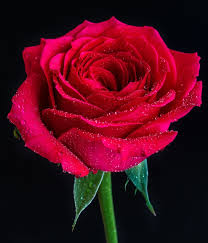
#> input picture flower_dataset/rose/rose_1.jpeg, 208 x 243 px; its folder holds only this picture in this run
$ python roses_and_sunflowers.py
#> lines starting #> are read from the running program, lines starting #| are printed output that depends on the picture
import os
import shutil
import numpy as np
import pandas as pd
from PIL import Image, ImageDraw
from sklearn.linear_model import LogisticRegression
from sklearn.metrics import accuracy_score, classification_report
from sklearn.model_selection import train_test_split
from sklearn.pipeline import Pipeline
from sklearn.preprocessing import StandardScaler
from skimage.feature import hog
from skimage import io, color, transform

CLASSES = ['rose', 'sunflower']
NUM_IMAGES_PER_CLASS = 50
DATA_DIR = '../flower_dataset'


# This function is for synthetic data generation and is not used here.
# def generate_synthetic_images(): ...

def process_and_load_images():
    features = []
    labels = []
    # Define a consistent size for all images
    image_size = (128, 128)

    for flower_class in CLASSES:
        class_dir = os.path.join(DATA_DIR, flower_class)
        if not os.path.isdir(class_dir):
            print(f"Warning: Directory not found, skipping: {class_dir}")
            continue
        for img_name in os.listdir(class_dir):
            if not img_name.lower().endswith(('.png', '.jpg', '.jpeg')):
                continue

            img_path = os.path.join(class_dir, img_name)

            img = io.imread(img_path)
#> img is the input picture: shape (243, 208, 3); mean R, G, B 78.4, 11.2, 26.7

            img_resized = transform.resize(img, image_size)
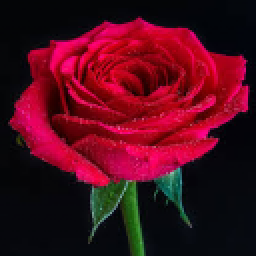
#> img_resized: shape (128, 128, 3) float64 (shown 2 times larger); mean R, G, B 0.308, 0.0437, 0.105

            img_gray = color.rgb2gray(img_resized)
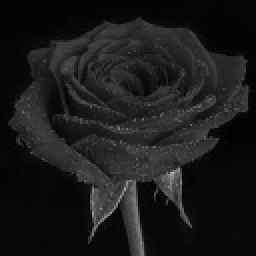
#> img_gray: shape (128, 128) float64 (shown 2 times larger); min 0.00419, max 0.701, mean 0.104

            hog_features = hog(img_gray,
                               pixels_per_cell=(8, 8),
                               cells_per_block=(2, 2),
                               visualize=False,
                               channel_axis=None)
#> hog_features = 8100 values, max 1 at index 31, min 0 at index 1, mean 0.118

            features.append(hog_features)
            labels.append(flower_class)
#> pass 2 of the loop in process_and_load_images, `for flower_class in CLASSES:`:
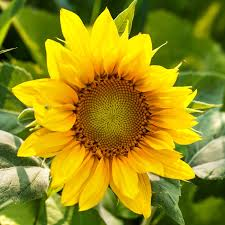
#> input picture flower_dataset/sunflower/sunflower_12.jpeg, 225 x 225 px
#> in process_and_load_images, img is the input picture: shape (225, 225, 3); mean R, G, B 153.2, 141.5, 23.2
#> in process_and_load_images, `img_resized = transform.resize(img, image_size)`:
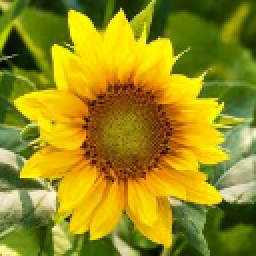
#> img_resized: shape (128, 128, 3) float64 (shown 2 times larger); mean R, G, B 0.601, 0.555, 0.0914
#> in process_and_load_images, `img_gray = color.rgb2gray(img_resized)`:
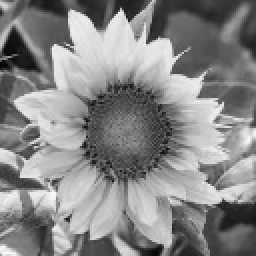
#> img_gray: shape (128, 128) float64 (shown 2 times larger); min 0.0145, max 0.982, mean 0.531
#> hog_features = 8100 values, max 0.541 at index 583, min 0 at index 48, mean 0.134

    df = pd.DataFrame(features)
#> df = table of 2 rows and 8100 columns
    df['label'] = labels
    return df


if __name__ == '__main__':
    # generate_synthetic_images()
    flower_dataset = process_and_load_images()
#> flower_dataset = table of 2 rows and 8101 columns

    if flower_dataset.empty:
        print("Error: No data was loaded. Check your DATA_DIR path and image files.")
    else:
        print('\nDataFrame Head:')
        print(flower_dataset.head())
#> (printed output is left out)

        X = flower_dataset.drop('label', axis=1)
#> X = table of 2 rows and 8100 columns
        y = flower_dataset['label']
#> (the run stopped early here; a loop or call above may not have finished)
